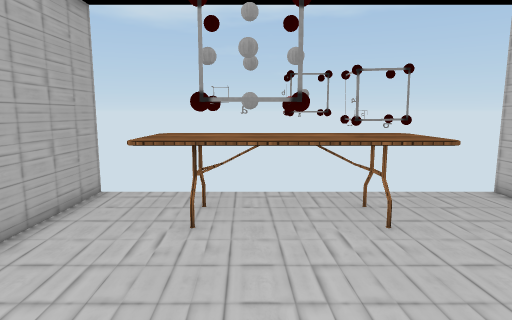
view 1 (above)

12 first-person views from a walk through a scene from a Unity 3-D project. The camera is 1.5 m above the floor, tilts 8° down and sees 75° across. The floor is counted in squares, 0.5 m on a side. Each view is taken from the middle of a square. On the plan, view 1 faces up. The plan holds only what a view shows up to about 20 squares ahead; the rest is blank. The place goes on beyond the plan. The player is left out. Some animated figures are left out. Some surface patterns are stand-ins.

view 2
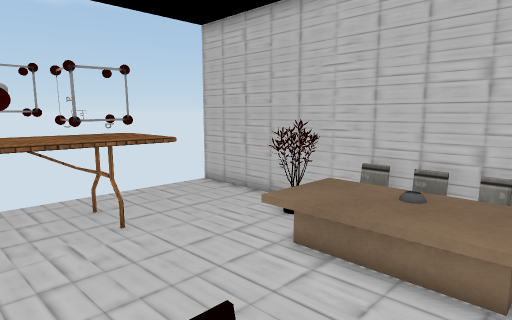

view 3
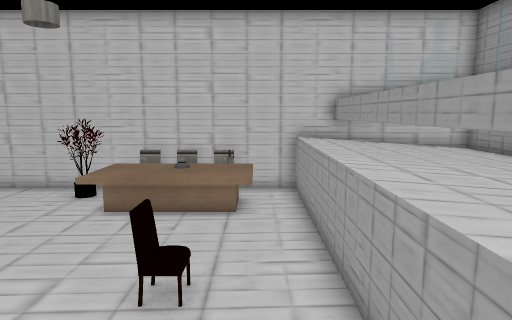

view 4
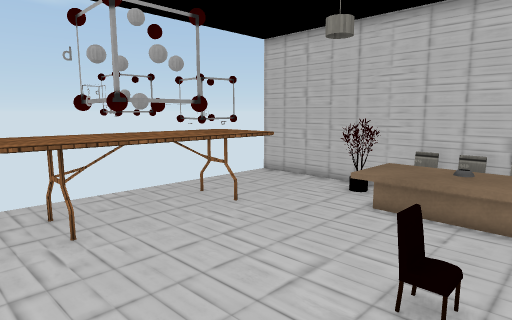

view 5
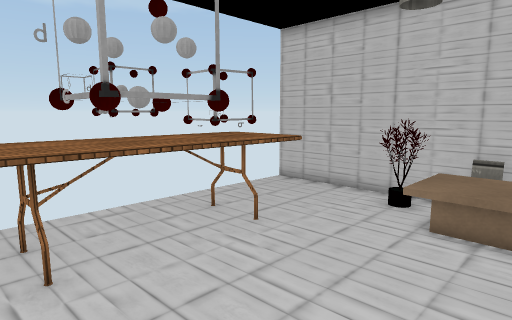

view 6
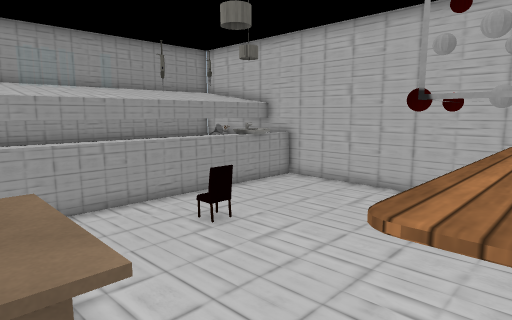

view 7
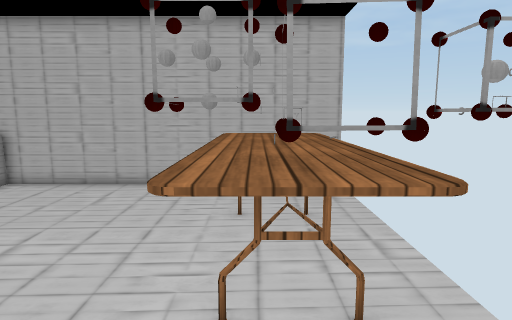

view 8
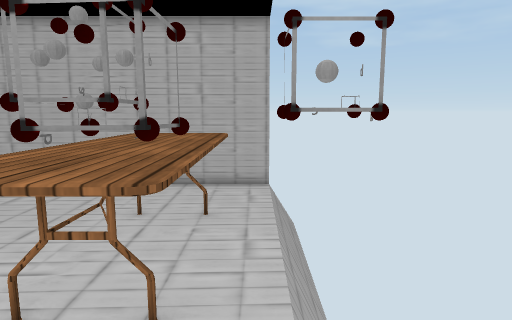

view 9
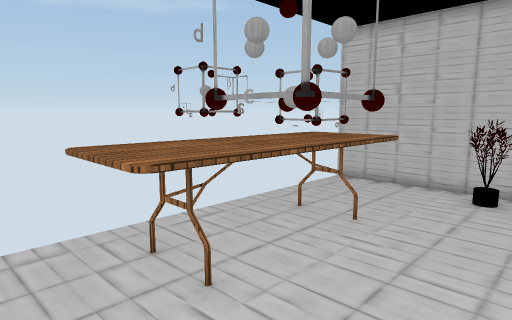

view 10
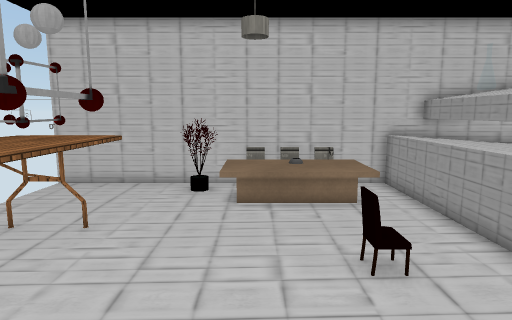

view 11
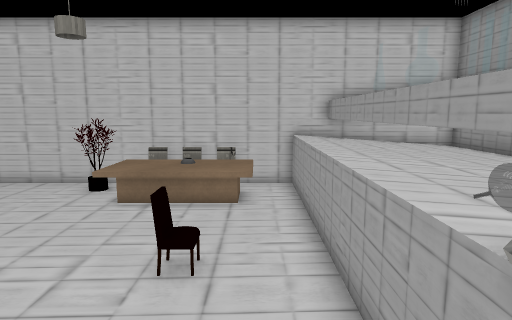

view 12
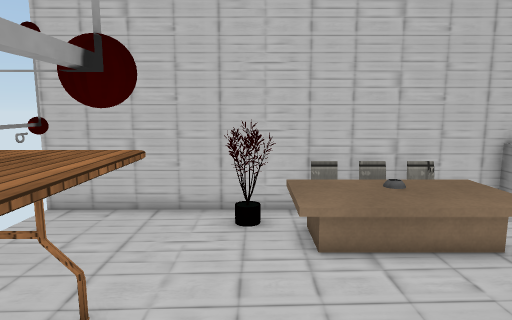

### Floor plan
Key: @ floor where view 1 was taken; # wall or solid block; x gap in a wall; . main floor; - floor 0.5 m lower than the main floor; = window, fence, low wall or low ledge; ^ raised ledge; v drop or lower ground; T table; S sink; O other object.
Columns run from 6 left of view 1 to 9 right of it. Each row starts with its distance up from view 1.
 14 vvvvvvv#vv
 13 vvvvvvv##-    vv
 12 #.......x......#
 11 #..TTTTTTTTT...#
 10 #..TTTTTTTTT...#
  9 #..TTTTTTTTT...#
  8 #..TTTTTTTTT...#
  7 #....###.....OO#
  6 #............OO#
  5 #..........OOOO#
  4 #..........OOOO#
  3 #..........OOOO#
  2 #......=...OOOO#
  1 #..........OOOO#
  0 #.....@....OOOO#
 -1 # SS  .........#
 -2 #SSS O^^^^^^^^^^
 -3 #=###==========#

Positions as (right, up) in squares from view 1, and headings:
1: (0, 0), facing up
2: (0, 0), facing up-right
3: (-4, 0), facing right
4: (-4, 0), facing up-right
5: (-3, 2), facing up-right
6: (7, 9), facing down-left
7: (8, 9), facing left
8: (8, 12), facing left
9: (-5, 4), facing up-right
10: (-5, 4), facing right
11: (-5, 0), facing right
12: (-1, 6), facing right
